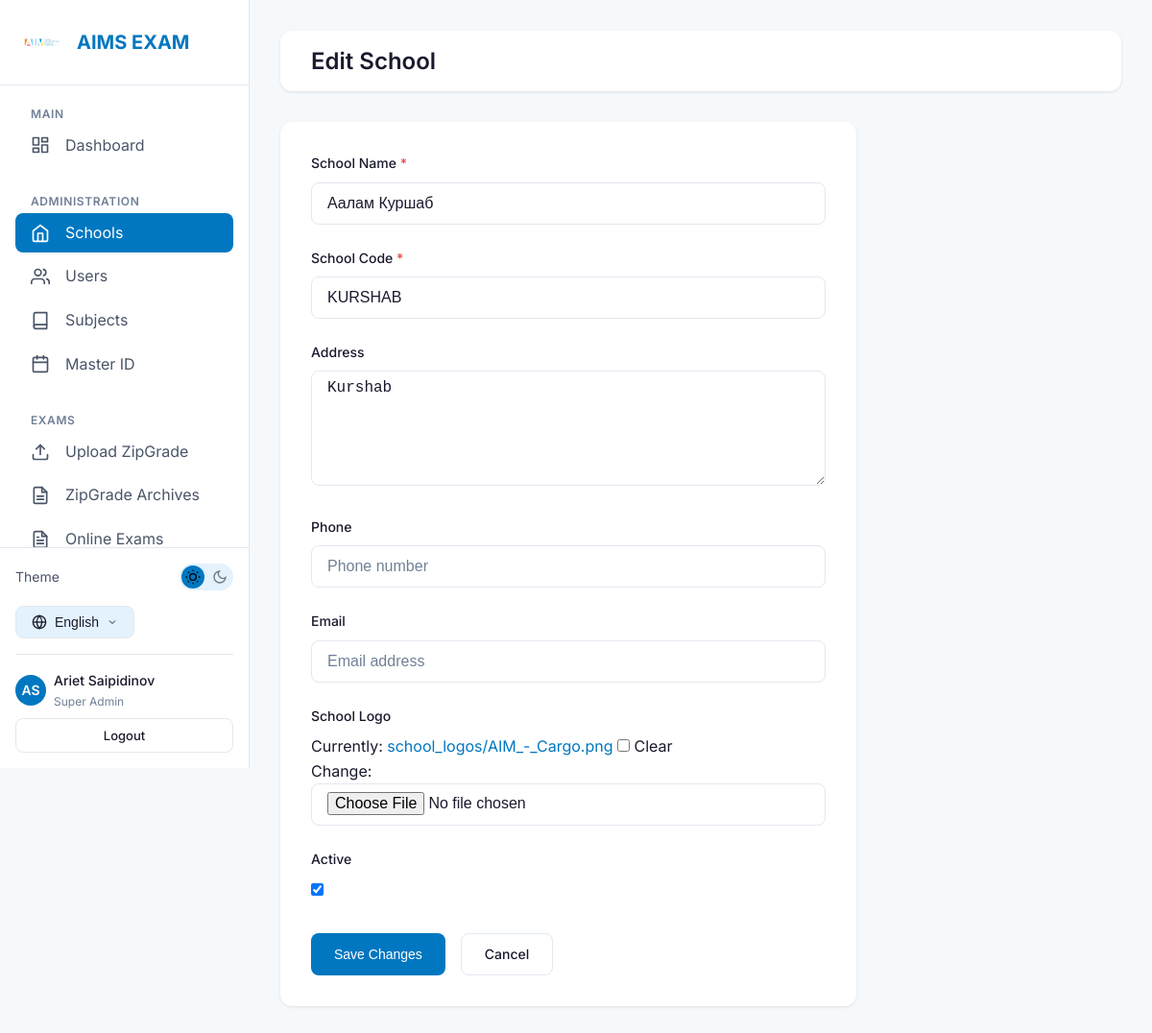
/schools/2/edit/ (signed in), run on the app's committed database.
### accounts/models.py (models this page shows, shortened)
class User(AbstractUser):
    ROLE_CHOICES = [
        ('super_admin', _('Super Admin')),
        ('teacher', _('Teacher')),
        ('student', _('Student')),
    ]
    LANGUAGE_CHOICES = [
        ('en', 'English'),
        ('ru', 'Русский'),
        ('ky', 'Кыргызча'),
    ]
    username = models.CharField(max_length=150, blank=True, null=True)
    email = models.EmailField(_('email address'), unique=True)
    role = models.CharField(
        max_length=20,
        choices=ROLE_CHOICES,
        default='student',
        verbose_name=_('Role')
    )
    phone = models.CharField(max_length=20, blank=True, verbose_name=_('Phone'))
    mother_phone = models.CharField(max_length=20, blank=True, verbose_name=_("Mother's Phone"))
    father_phone = models.CharField(max_length=20, blank=True, verbose_name=_("Father's Phone"))
    primary_school = models.ForeignKey(
        'schools.School',
        on_delete=models.SET_NULL,
        null=True,
        blank=True,
        related_name='users',
        verbose_name=_('Primary School')
    )
    preferred_language = models.CharField(
        max_length=5,
        choices=LANGUAGE_CHOICES,
        default='en',
        verbose_name=_('Preferred Language')
    )
    created_at = models.DateTimeField(auto_now_add=True)
    updated_at = models.DateTimeField(auto_now=True)
    objects = UserManager()
    USERNAME_FIELD = 'email'
    REQUIRED_FIELDS = ['first_name', 'last_name']
    class Meta:
        verbose_name = _('User')
        verbose_name_plural = _('Users')
        ordering = ['-created_at']
    def get_full_name(self):
        return f"{self.first_name} {self.last_name}".strip()

### schools/models.py (models this page shows, shortened)
class School(models.Model):
    name = models.CharField(max_length=200, verbose_name=_('School Name'))
    code = models.CharField(max_length=50, unique=True, verbose_name=_('School Code'))
    address = models.TextField(blank=True, verbose_name=_('Address'))
    phone = models.CharField(max_length=20, blank=True, verbose_name=_('Phone'))
    email = models.EmailField(blank=True, verbose_name=_('Email'))
    logo = models.ImageField(
        upload_to='school_logos/',
        blank=True,
        null=True,
        verbose_name=_('School Logo')
    )
    is_active = models.BooleanField(default=True, verbose_name=_('Active'))
    created_at = models.DateTimeField(auto_now_add=True)
    updated_at = models.DateTimeField(auto_now=True)
    class Meta:
        verbose_name = _('School')
        verbose_name_plural = _('Schools')
        ordering = ['name']

### schools/views.py (the view)
# urls.py: path('<int:pk>/edit/', views.school_edit_view, name='edit'),
@login_required
@super_admin_required
def school_edit_view(request, pk):
    school = get_object_or_404(School, pk=pk)
    if request.method == 'POST':
        form = SchoolForm(request.POST, request.FILES, instance=school)
        if form.is_valid():
            form.save()
            messages.success(request, _('School updated successfully.'))
            return redirect('schools:list')
    else:
        form = SchoolForm(instance=school)
    return render(request, 'schools/school_form.html', {
        'form': form,
        'title': _('Edit School'),
        'submit_text': _('Save Changes'),
        'school': school,
    })

### schools/templatetags/i18n_extras.py (called while the page is built)
@register.simple_tag(takes_context=True)
def switch_lang(context, lang_code):
    path = context['request'].path
    try:
        url = translate_url(path, lang_code)
        if url == path and lang_code not in path:
             match = resolve(path)
             with translation.override(lang_code):
                 url = reverse(match.view_name, args=match.args, kwargs=match.kwargs)
        query = context['request'].GET.urlencode()
        if query:
            url = f"{url}?{query}"
        return url
    except Exception:
        return path # Fallback to current path

### schools/templates/schools/school_form.html (shortened to what this page needs)
{% extends 'base.html' %}
{% load i18n %}
{% block content %}
<div class="topbar">
    <h1 class="topbar-title">{{ title }}</h1>
</div>
<div class="card" style="max-width: 600px;">
    <form method="post" enctype="multipart/form-data">
        {% for field in form %}
        <div class="form-group">
            <label for="{{ field.id_for_label }}" class="form-label">
                {{ field.label }}
                {% if field.field.required %}<span class="text-danger">*</span>{% endif %}
            </label>
            {{ field }}
        </div>
        {% endfor %}
        <div style="display: flex; gap: var(--spacing-md); margin-top: var(--spacing-xl);">
            <button type="submit" class="btn btn-primary">{{ submit_text }}</button>
            <a href="{% url 'schools:list' %}" class="btn btn-outline">{% trans "Cancel" %}</a>
        </div>
    </form>
</div>
{% endblock %}

### templates/partials/sidebar.html (shortened to what this page needs)
{% load static i18n i18n_extras %}
<aside class="sidebar">
    <div class="sidebar-header">
        <img src="{% static 'images/logo.png' %}" alt="AIMS" class="sidebar-logo" onerror="this.style.display='none'">
        <span class="sidebar-brand">AIMS EXAM</span>
    </div>
    <nav class="sidebar-nav">
        <div class="nav-section">
            <span class="nav-section-title">{% trans "Main" %}</span>
            <a href="{% url 'accounts:dashboard' %}"
                class="nav-item {% if request.resolver_match.url_name == 'dashboard' %}active{% endif %}">
                <span>{% trans "Dashboard" %}</span>
            </a>
        </div>
        {% if user.is_authenticated and user.role == 'super_admin' %}
        <div class="nav-section">
            <span class="nav-section-title">{% trans "Administration" %}</span>
            <a href="{% url 'schools:list' %}"
                class="nav-item {% if 'schools' in request.path and 'subjects' not in request.path and 'analytics' not in request.path and 'students' not in request.path %}active{% endif %}">
                <svg xmlns="http://www.w3.org/2000/svg" width="20" height="20" viewBox="0 0 24 24" fill="none"
                    stroke="currentColor" stroke-width="2" stroke-linecap="round" stroke-linejoin="round">
                    <path d="M3 9l9-7 9 7v11a2 2 0 0 1-2 2H5a2 2 0 0 1-2-2z"></path>
                    <polyline points="9 22 9 12 15 12 15 22"></polyline>
                </svg>
                <span>{% trans "Schools" %}</span>
            </a>
            <a href="{% url 'accounts:users' %}" class="nav-item {% if 'users' in request.path %}active{% endif %}">
                <span>{% trans "Users" %}</span>
            </a>
            <a href="{% url 'schools:subjects' %}"
                class="nav-item {% if 'subjects' in request.path %}active{% endif %}">
                <svg xmlns="http://www.w3.org/2000/svg" width="20" height="20" viewBox="0 0 24 24" fill="none"
                    stroke="currentColor" stroke-width="2" stroke-linecap="round" stroke-linejoin="round">
                    <path d="M4 19.5A2.5 2.5 0 0 1 6.5 17H20"></path>
                    <path d="M6.5 2H20v20H6.5A2.5 2.5 0 0 1 4 19.5v-15A2.5 2.5 0 0 1 6.5 2z"></path>
                </svg>
                <span>{% trans "Subjects" %}</span>
            </a>
            <a href="{% url 'schools:master_students' %}"
                class="nav-item {% if 'students' in request.path and 'schools' in request.path %}active{% endif %}">
                <span>{% trans "Master ID" %}</span>
            </a>
        </div>
        {% endif %}
        {% if user.is_authenticated and user.role in 'super_admin,teacher' %}
        <div class="nav-section">
            <span class="nav-section-title">{% trans "Exams" %}</span>
            <a href="{% url 'zipgrade:upload' %}"
                class="nav-item {% if 'zipgrade/upload' in request.path %}active{% endif %}">
                <span>{% trans "Upload ZipGrade" %}</span>
            </a>
            <a href="{% url 'zipgrade:results' %}"
                class="nav-item {% if 'zipgrade' in request.path and 'upload' not in request.path %}active{% endif %}">
                <span>{% trans "ZipGrade Archives" %}</span>
            </a>
            <a href="{% url 'exams:exam_list' %}"
                class="nav-item {% if 'exams' in request.path and 'create' not in request.path %}active{% endif %}">
                <span>{% trans "Online Exams" %}</span>
            </a>
        </div>
        {% endif %}
    </nav>
    <div class="sidebar-footer" style="padding: var(--spacing-md); border-top: 1px solid var(--border-color);">
        <div
            style="display: flex; align-items: center; justify-content: space-between; margin-bottom: var(--spacing-md);">
            <span style="font-size: 0.875rem; color: var(--text-secondary);">{% trans "Theme" %}</span>
            <button class="theme-toggle" aria-label="Toggle theme">
                <svg class="theme-toggle-icon moon-icon" xmlns="http://www.w3.org/2000/svg" viewBox="0 0 24 24"
                    fill="none" stroke="currentColor" stroke-width="2">
                    <path d="M21 12.79A9 9 0 1 1 11.21 3 7 7 0 0 0 21 12.79z"></path>
                </svg>
            </button>
        </div>
        <div class="lang-selector">
            <button class="lang-btn">
                <span>
                    {% if LANGUAGE_CODE == 'en' %}English
                    {% elif LANGUAGE_CODE == 'ru' %}Русский
                    {% elif LANGUAGE_CODE == 'ky' %}Кыргызча
                    {% else %}Language{% endif %}
                </span>
                <svg xmlns="http://www.w3.org/2000/svg" width="12" height="12" viewBox="0 0 24 24" fill="none"
                    stroke="currentColor" stroke-width="2">
                    <polyline points="6 9 12 15 18 9"></polyline>
                </svg>
            </button>
        </div>
        {% if user.is_authenticated %}
        <div
            style="margin-top: var(--spacing-md); padding-top: var(--spacing-md); border-top: 1px solid var(--border-color);">
            <a href="{% url 'accounts:profile' %}"
                style="display: flex; align-items: center; gap: var(--spacing-sm); color: var(--text-secondary); font-size: 0.875rem;">
                <div
                    style="width: 32px; height: 32px; border-radius: 50%; background: var(--primary-blue); color: white; display: flex; align-items: center; justify-content: center; font-weight: 600;">
                    {{ user.first_name|slice:":1"|upper }}{{ user.last_name|slice:":1"|upper }}
                </div>
                <div style="flex: 1; overflow: hidden;">
                    <div
                        style="font-weight: 500; color: var(--text-primary); white-space: nowrap; overflow: hidden; text-overflow: ellipsis;">
                        {{ user.get_full_name|default:user.email }}
                    </div>
                    <div style="font-size: 0.75rem; color: var(--text-muted);">
                        {% if user.role == 'super_admin' %}{% trans "Super Admin" %}
                        {% elif user.role == 'teacher' %}{% trans "Teacher" %}
                        {% else %}{% trans "Student" %}{% endif %}
                    </div>
                </div>
            </a>
            <a href="{% url 'accounts:logout' %}" class="btn btn-outline btn-sm btn-block"
                style="margin-top: var(--spacing-sm);">
                {% trans "Logout" %}
            </a>
        </div>
        {% endif %}
    </div>
</aside>

### data on the page
User: first_name "A", last_name "S", get_full_name "Ariet Saipidinov"
School: form "Аалам Куршаб" "KURSHAB" "Kurshab" "☑"

### other printed values
{{ title }} "Edit School"
{{ field.label }} "School Name" "School Code" "Address" "Phone" "Email" "School Logo" "Active"
{{ submit_text }} "Save Changes"
